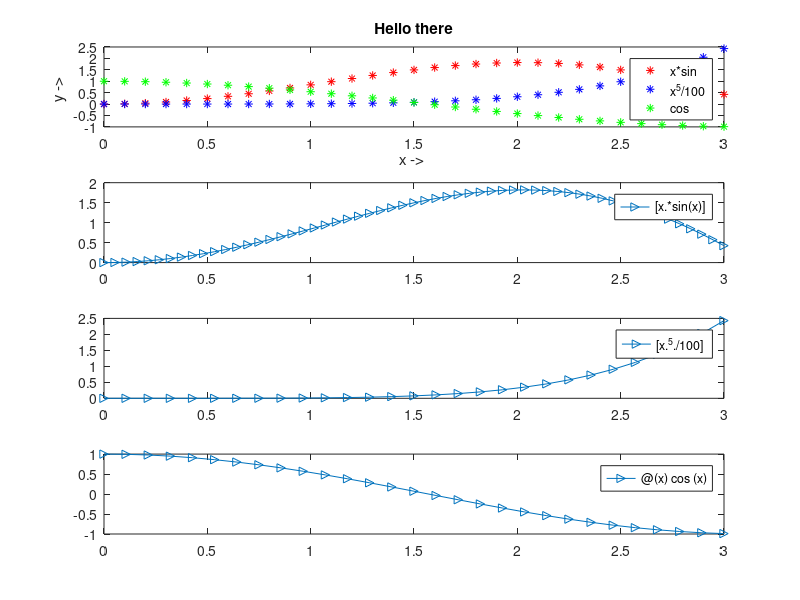

This figure's MATLAB source:
x = 0:0.1:3;
subplot(4,1,1)
plot(x, x.*sin(x), 'r*', x, x.^5/100, 'b*', x, cos(x), 'g*')
xlabel("x -> ")
ylabel("y -> ")
legend("x*sin", "x^5/100", "cos")
title("Hello there")
subplot(4,1,2)
fplot("[x*sin(x)]", [0,3], '->')
subplot(4,1,3)
fplot("[x^5/100]", [0,3], '->')
subplot(4,1,4)
fplot(@(x) cos(x), [0,3], '->')
% works as well with "[cos(x)"...
